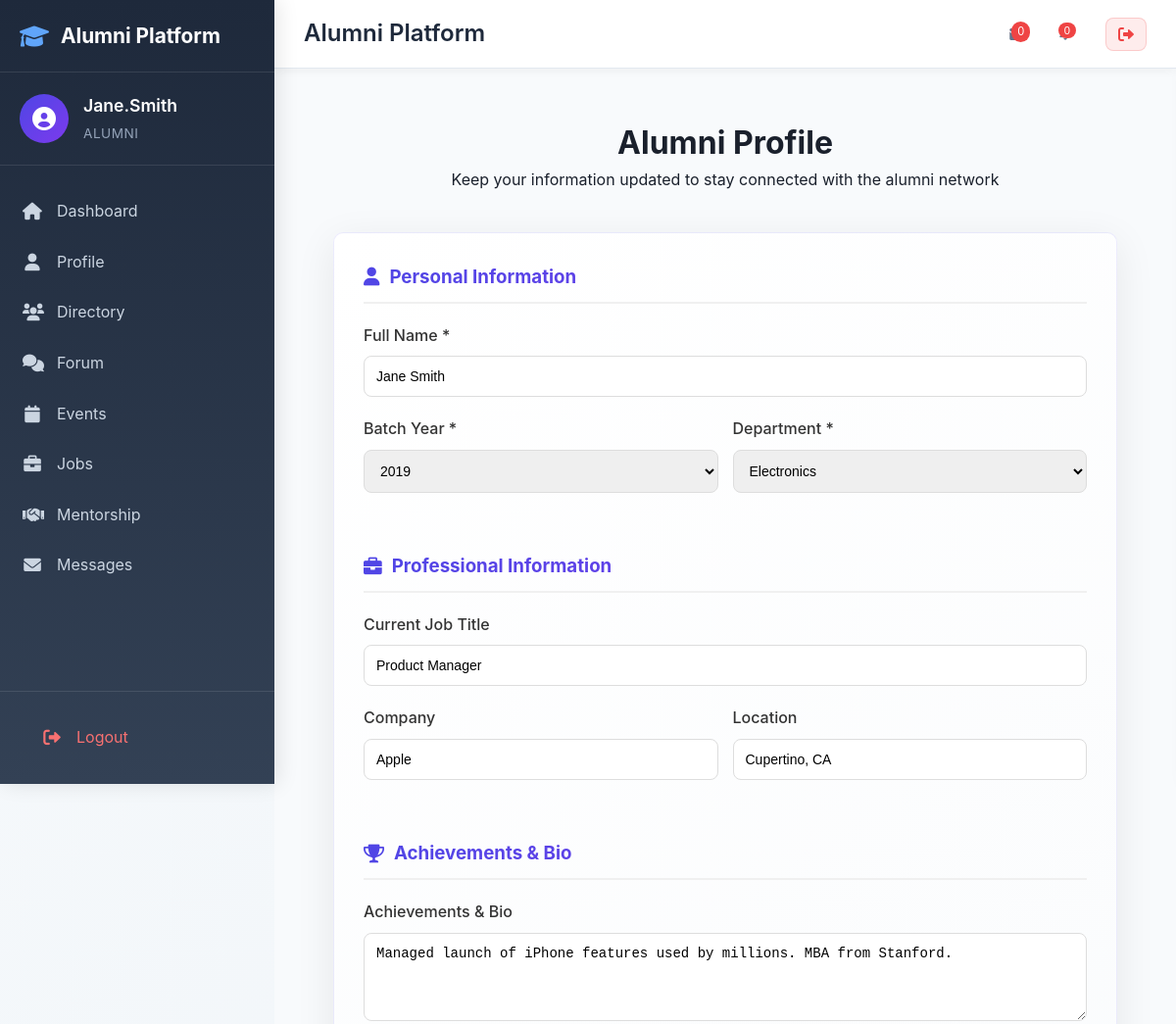
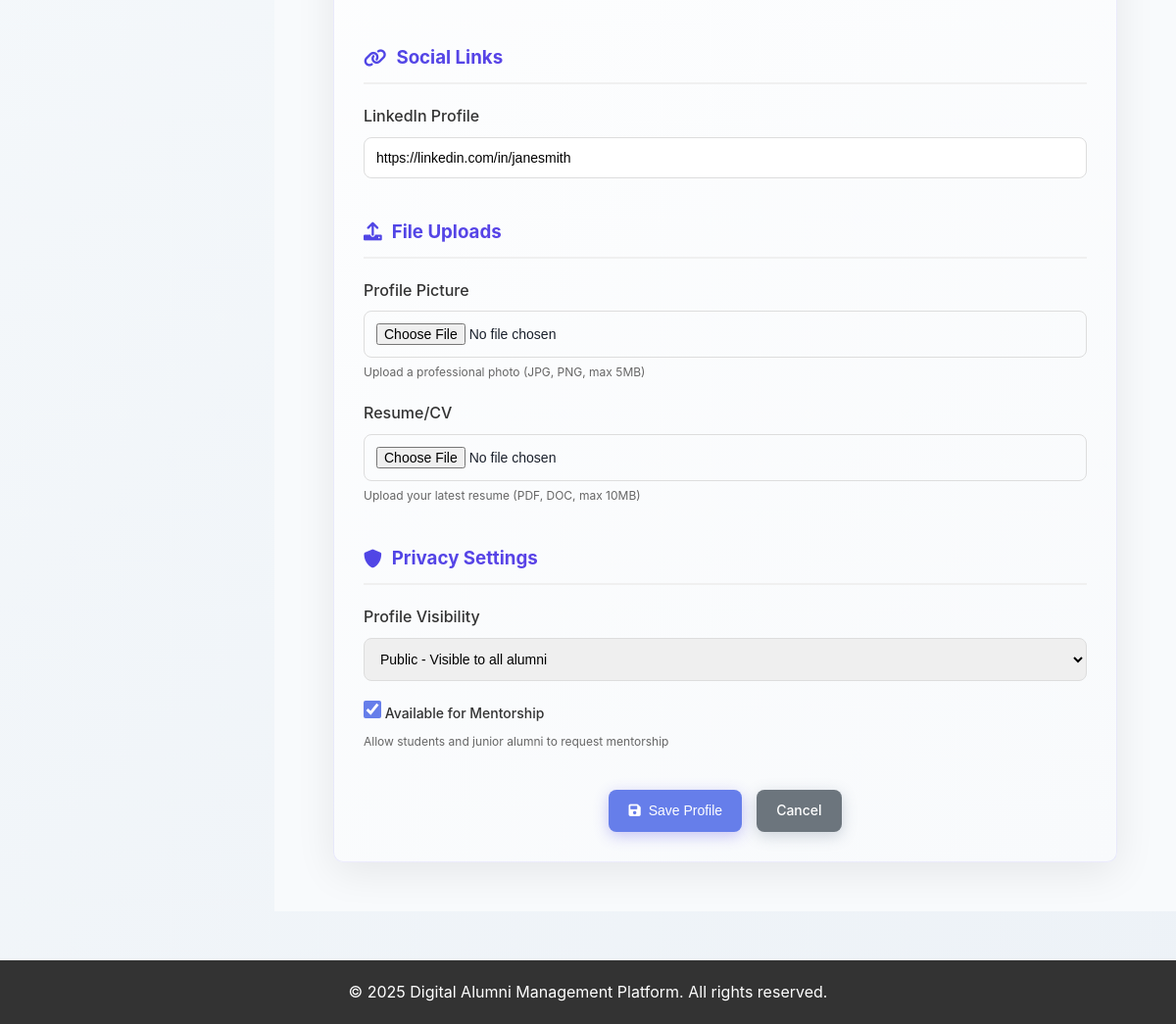
/alumni/profile (signed in), run on the app's committed database (2 pictures, top to bottom).
### tables this page shows
CREATE TABLE "alumni_profiles" (
            id INTEGER PRIMARY KEY AUTOINCREMENT,
            user_id INTEGER,
            name TEXT NOT NULL,
            batch_year INTEGER,
            department TEXT,
            current_job TEXT,
            company TEXT,
            location TEXT,
            achievements TEXT,
            profile_picture TEXT,
            cv_file TEXT,
            linkedin_url TEXT,
            privacy_level TEXT DEFAULT 'public' CHECK(privacy_level IN ('public', 'private')),
            available_for_mentorship INTEGER DEFAULT 0,
            created_at TIMESTAMP DEFAULT CURRENT_TIMESTAMP,
            FOREIGN KEY (user_id) REFERENCES users(id)
        );

### app.py (the view, shortened to what this page needs)
@app.route('/alumni/profile', methods=['GET', 'POST'])
def alumni_profile():
    if 'user_id' not in session or session.get('role') != 'alumni':
        return redirect(url_for('login'))
    profile_check = db.execute_single("""
        SELECT * FROM alumni_profiles WHERE user_id = ?
    """, (session['user_id'],))
    if not profile_check:
        session['profile_incomplete'] = True
        return redirect(url_for('create_profile'))
    profile = db.execute_single("""
        SELECT * FROM alumni_profiles WHERE user_id = ?
    """, (session['user_id'],))
    return render_template('alumni/profile.html', profile=profile)

### templates/alumni/profile.html (shortened to what this page needs)
{% extends "base.html" %}
{% block content %}
<div class="profile-container">
    <div class="profile-header">
        <h1>Alumni Profile</h1>
        <p>Keep your information updated to stay connected with the alumni network</p>
    </div>
    <form method="POST" enctype="multipart/form-data" class="profile-form">
        <div class="form-grid">
            <div class="form-section">
                <h3><i class="fas fa-user"></i> Personal Information</h3>
                <div class="form-group">
                    <label for="name">Full Name *</label>
                    <input type="text" id="name" name="name" value="{{ profile.name if profile else '' }}" required>
                </div>
                <div class="form-row">
                    <div class="form-group">
                        <label for="batch_year">Batch Year *</label>
                        <select id="batch_year" name="batch_year" required>
                            {% for year in range(1990, 2025) %}
                            <option value="{{ year }}" {{ 'selected' if profile and profile.batch_year == year else '' }}>{{ year }}</option>
                            {% endfor %}
                        </select>
                    </div>
                    <div class="form-group">
                        <label for="department">Department *</label>
                        <select id="department" name="department" required>
                            <option value="Electronics" {{ 'selected' if profile and profile.department == 'Electronics' else '' }}>Electronics</option>
                        </select>
                    </div>
                </div>
            </div>
            <div class="form-section">
                <h3><i class="fas fa-briefcase"></i> Professional Information</h3>
                <div class="form-group">
                    <label for="current_job">Current Job Title</label>
                    <input type="text" id="current_job" name="current_job" value="{{ profile.current_job if profile else '' }}">
                </div>
                <div class="form-row">
                    <div class="form-group">
                        <label for="company">Company</label>
                        <input type="text" id="company" name="company" value="{{ profile.company if profile else '' }}">
                    </div>
                    <div class="form-group">
                        <label for="location">Location</label>
                        <input type="text" id="location" name="location" value="{{ profile.location if profile else '' }}" placeholder="City, Country">
                    </div>
                </div>
            </div>
            <div class="form-section">
                <h3><i class="fas fa-trophy"></i> Achievements & Bio</h3>
                <div class="form-group">
                    <label for="achievements">Achievements & Bio</label>
                    <textarea id="achievements" name="achievements" rows="4" placeholder="Share your achievements, awards, and professional journey...">{{ profile.achievements if profile else '' }}</textarea>
                </div>
            </div>
            <div class="form-section">
                <h3><i class="fas fa-link"></i> Social Links</h3>
                <div class="form-group">
                    <label for="linkedin_url">LinkedIn Profile</label>
                    <input type="url" id="linkedin_url" name="linkedin_url" value="{{ profile.linkedin_url if profile else '' }}" placeholder="https://linkedin.com/in/yourprofile">
                </div>
            </div>
            <div class="form-section">
                <h3><i class="fas fa-upload"></i> File Uploads</h3>
                <div class="form-group">
                    <label for="profile_picture">Profile Picture</label>
                    <input type="file" id="profile_picture" name="profile_picture" accept="image/*">
                    <small>Upload a professional photo (JPG, PNG, max 5MB)</small>
                </div>
                <div class="form-group">
                    <label for="cv_file">Resume/CV</label>
                    <input type="file" id="cv_file" name="cv_file" accept=".pdf,.doc,.docx">
                    <small>Upload your latest resume (PDF, DOC, max 10MB)</small>
                </div>
            </div>
            <div class="form-section">
                <h3><i class="fas fa-shield-alt"></i> Privacy Settings</h3>
                <div class="form-group">
                    <label for="privacy_level">Profile Visibility</label>
                    <select id="privacy_level" name="privacy_level">
                        <option value="public" {{ 'selected' if profile and profile.privacy_level == 'public' else '' }}>Public - Visible to all alumni</option>
                    </select>
                </div>
                <div class="form-group">
                    <label class="checkbox-label">
                        <input type="checkbox" name="available_for_mentorship" {{ 'checked' if profile and profile.available_for_mentorship else '' }}>
                        Available for Mentorship
                    </label>
                    <small>Allow students and junior alumni to request mentorship</small>
                </div>
            </div>
        </div>
        <div class="form-actions">
            <button type="submit" class="btn btn-primary">
                <i class="fas fa-save"></i> Save Profile
            </button>
            <a href="{{ url_for('alumni_dashboard') }}" class="btn btn-secondary">Cancel</a>
        </div>
    </form>
</div>
{% endblock %}

### static/css/style.css (style rules this page uses)
* { margin: 0; padding: 0; box-sizing: border-box; }
body { font-family: 'Inter', 'Segoe UI', Tahoma, Geneva, Verdana, sans-serif; line-height: 1.6; color: #1a202c; background: linear-gradient(135deg, #f7fafc 0%, #edf2f7 100%); min-height: 100vh; }
.btn { display: inline-block; padding: 10px 20px; border: none; border-radius: 5px; text-decoration: none; cursor: pointer; font-size: 14px; font-weight: 500; transition: all 0.3s; text-align: center; }
.btn-primary { background: linear-gradient(135deg, #4f46e5 0%, #7c3aed 50%, #ec4899 100%); color: white; border: none; box-shadow: 0 4px 15px rgba(79, 70, 229, 0.3); }
.btn-secondary { background: linear-gradient(135deg, #64748b 0%, #475569 100%); color: white; box-shadow: 0 4px 15px rgba(100, 116, 139, 0.3); padding-top: 5px; }
.form-group { margin-bottom: 20px; }
.form-group label { display: block; margin-bottom: 5px; font-weight: 500; color: #333; }
.form-group input, .form-group select, .form-group textarea { width: 100%; padding: 12px; border: 1px solid #ddd; border-radius: 5px; font-size: 14px; transition: border-color 0.3s; }
.form-group small { color: #666; font-size: 12px; margin-top: 5px; display: block; }
.profile-container { max-width: 800px; margin: 0 auto; padding: 0; }
.profile-header { text-align: center; margin-bottom: 40px; }
.profile-form { background: white; padding: 30px; border-radius: 10px; box-shadow: 0 5px 15px rgba(0,0,0,0.1); }
.form-section { margin-bottom: 40px; }
.form-section h3 { color: #333; margin-bottom: 20px; padding-bottom: 10px; border-bottom: 2px solid #f0f0f0; display: flex; align-items: center; gap: 10px; }
.form-row { display: grid; grid-template-columns: 1fr 1fr; gap: 20px; }
.form-actions { display: flex; gap: 15px; justify-content: center; margin-top: 30px; }
.checkbox-label { display: flex; align-items: center; gap: 10px; cursor: pointer; user-select: none; font-size: 14px; }
.checkbox-label input[type="checkbox"] { width: 18px; height: 18px; accent-color: #667eea; cursor: pointer; }
.profile-form { background: linear-gradient(145deg, #ffffff 0%, #f8fafc 100%); border: 1px solid rgba(79, 70, 229, 0.1); box-shadow: 0 10px 40px rgba(0,0,0,0.08); }
.form-section h3 { background: linear-gradient(135deg, #4f46e5 0%, #7c3aed 100%); -webkit-background-clip: text; -webkit-text-fill-color: transparent; background-clip: text; font-weight: 700; }
.dashboard-card, .auth-card, .profile-form { backdrop-filter: blur(20px); -webkit-backdrop-filter: blur(20px); }
.form-row { display: grid; grid-template-columns: 1fr 1fr; gap: 15px; }
.form-group label { display: block; margin-bottom: 8px; font-weight: 500; color: #333; }
.form-group input, .form-group textarea, .form-group select { width: 100%; padding: 12px; border: 1px solid #ddd; border-radius: 8px; font-size: 14px; transition: border-color 0.3s, box-shadow 0.3s; }
.btn { display: inline-flex; align-items: center; gap: 8px; padding: 10px 20px; border: none; border-radius: 8px; font-size: 14px; font-weight: 500; text-decoration: none; cursor: pointer; transition: all 0.3s; text-align: center; justify-content: center; }
.btn-primary { background: #667eea; color: white; }
.btn-secondary { background: #6c757d; color: white; }

### data on the page
alumni_profiles: name "Jane Smith", current_job "Product Manager", company "Apple", location "Cupertino, CA", achievements "Managed launch of iPhone features used by millions. MBA from Stanford.", linkedin_url "https://linkedin.com/in/janesmith"

### other printed values
{{ session.email.split('@')[0].title() }} "Jane.Smith"
{{ session.role.title() }} "ALUMNI"
form field batch_year "2019"
